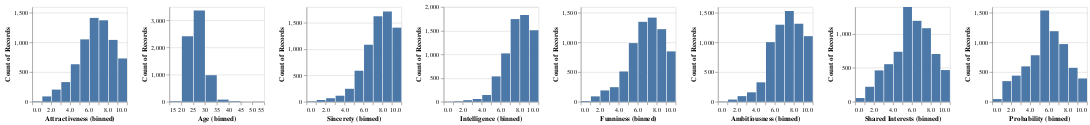

Source (notebook cell):
### Markdown cell above
### Exploratory data analysis

### Code cell
alt.Chart(df).mark_bar().encode(
    alt.X(alt.repeat("column"), type="quantitative", bin=True),
    y='count()',
).properties(
    width=150,
    height=150
).repeat(
    column=features
)

### Figure 1 — Vega-Lite specification as saved in the notebook (floating-point values rounded to 4 significant figures; data arrays with more than 128 entries replaced by an {"elided": "..."} marker saying what was removed)
{"config": {"view": {"continuousWidth": 400, "continuousHeight": 300}}, "repeat": {"column": ["Attractiveness", "Age", "Sincerety", "Intelligence", "Funniness", "Ambitiousness", "Shared Interests", "Probability"]}, "spec": {"data": {"name": "data-194fd5e3b8bdb6c1d9c9493212905d96"}, "mark": "bar", "encoding": {"x": {"bin": true, "field": {"repeat": "column"}, "type": "quantitative"}, "y": {"aggregate": "count", "type": "quantitative"}}, "height": 150, "width": 150}, "$schema": "https://vega.github.io/schema/vega-lite/v4.17.0.json", "datasets": {"data-194fd5e3b8bdb6c1d9c9493212905d96": {"elided": "6885 records"}}}
